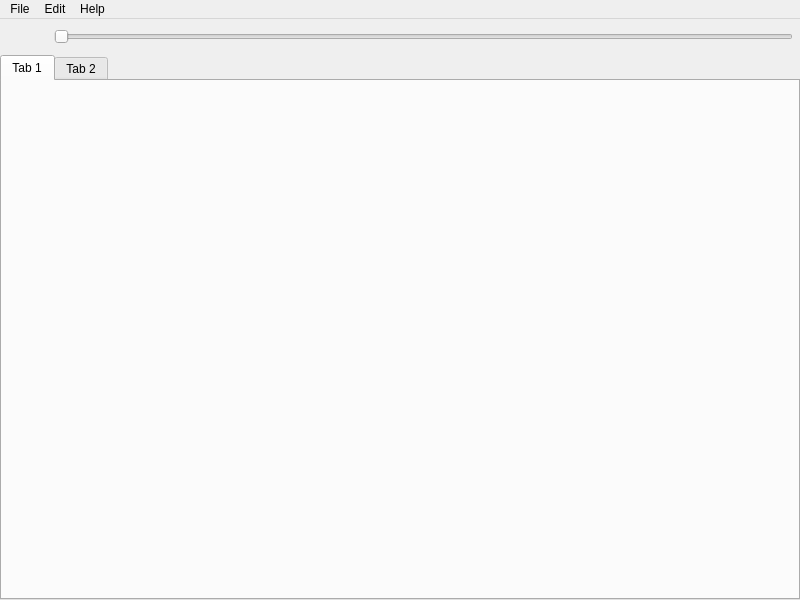
<?xml version="1.0" encoding="UTF-8"?>
<ui version="4.0">
 <class>MainWindow</class>
 <widget class="QMainWindow" name="MainWindow">
  <property name="geometry">
   <rect>
    <x>0</x>
    <y>0</y>
    <width>800</width>
    <height>600</height>
   </rect>
  </property>
  <property name="windowTitle">
   <string>MainWindow</string>
  </property>
  <widget class="QWidget" name="centralwidget">
   <layout class="QVBoxLayout" name="verticalLayout">
    <property name="spacing">
     <number>0</number>
    </property>
    <property name="margin">
     <number>0</number>
    </property>
    <item>
     <layout class="QHBoxLayout" name="horizontalLayout">
      <property name="spacing">
       <number>7</number>
      </property>
      <property name="margin">
       <number>7</number>
      </property>
      <item>
       <widget class="QPushButton" name="pushButton">
        <property name="text">
         <string/>
        </property>
        <property name="icon">
         <iconset resource="resource.qrc">
          <normaloff>:/icons/Media-Play-48.png</normaloff>:/icons/Media-Play-48.png</iconset>
        </property>
        <property name="iconSize">
         <size>
          <width>32</width>
          <height>32</height>
         </size>
        </property>
        <property name="flat">
         <bool>true</bool>
        </property>
       </widget>
      </item>
      <item>
       <widget class="QSlider" name="horizontalSlider">
        <property name="orientation">
         <enum>Qt::Horizontal</enum>
        </property>
       </widget>
      </item>
     </layout>
    </item>
    <item>
     <widget class="QTabWidget" name="tabWidget">
      <property name="currentIndex">
       <number>0</number>
      </property>
      <widget class="QWidget" name="tab">
       <attribute name="title">
        <string>Tab 1</string>
       </attribute>
      </widget>
      <widget class="QWidget" name="tab_2">
       <attribute name="title">
        <string>Tab 2</string>
       </attribute>
      </widget>
     </widget>
    </item>
   </layout>
  </widget>
  <widget class="QMenuBar" name="menubar">
   <property name="geometry">
    <rect>
     <x>0</x>
     <y>0</y>
     <width>800</width>
     <height>21</height>
    </rect>
   </property>
   <widget class="QMenu" name="menuFile">
    <property name="title">
     <string>File</string>
    </property>
    <addaction name="actionNew"/>
    <addaction name="actionOpen"/>
    <addaction name="actionSave"/>
    <addaction name="actionSave_As"/>
    <addaction name="actionQuit"/>
   </widget>
   <widget class="QMenu" name="menuHelp">
    <property name="title">
     <string>Help</string>
    </property>
    <addaction name="actionManual"/>
    <addaction name="actionAbout"/>
   </widget>
   <widget class="QMenu" name="menuEdit">
    <property name="title">
     <string>Edit</string>
    </property>
    <addaction name="actionCut"/>
    <addaction name="actionCopy"/>
    <addaction name="actionPaste"/>
    <addaction name="separator"/>
    <addaction name="actionUndo"/>
    <addaction name="actionRedo"/>
   </widget>
   <addaction name="menuFile"/>
   <addaction name="menuEdit"/>
   <addaction name="menuHelp"/>
  </widget>
  <action name="actionNew">
   <property name="text">
    <string>New</string>
   </property>
  </action>
  <action name="actionOpen">
   <property name="text">
    <string>Open</string>
   </property>
  </action>
  <action name="actionSave">
   <property name="text">
    <string>Save</string>
   </property>
  </action>
  <action name="actionSave_As">
   <property name="text">
    <string>Save As</string>
   </property>
  </action>
  <action name="actionQuit">
   <property name="text">
    <string>Quit</string>
   </property>
  </action>
  <action name="actionManual">
   <property name="text">
    <string>Manual</string>
   </property>
  </action>
  <action name="actionAbout">
   <property name="text">
    <string>About</string>
   </property>
  </action>
  <action name="actionCut">
   <property name="text">
    <string>Cut</string>
   </property>
  </action>
  <action name="actionCopy">
   <property name="text">
    <string>Copy</string>
   </property>
  </action>
  <action name="actionPaste">
   <property name="text">
    <string>Paste</string>
   </property>
  </action>
  <action name="actionUndo">
   <property name="text">
    <string>Undo</string>
   </property>
  </action>
  <action name="actionRedo">
   <property name="text">
    <string>Redo</string>
   </property>
  </action>
 </widget>
 <resources>
  <include location="resource.qrc"/>
 </resources>
 <connections/>
</ui>
